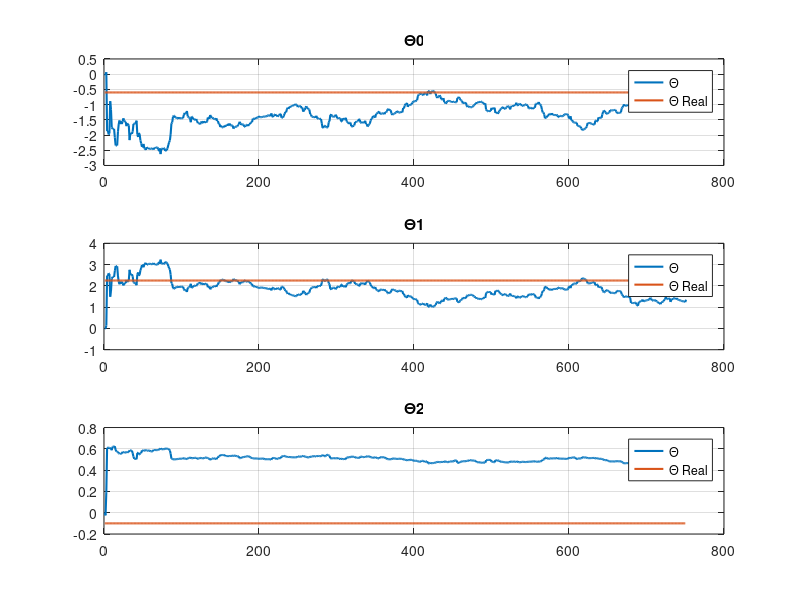

The MATLAB script that drew this image: (Note: this script raises an error after producing the figure.)
%Generate Data
clc
clear all
close all
%u=unifrnd(0,1,1000,1);
load('u')
load('n1')
load('n2')
load('n3')
%% noise
% n1 = wgn(1,1000,1);
% n1=(n1-mean(n1));
% mean_noise=mean(n1)
% var_noise=var(n1)

%%
noise=n3';% noise variance (transpose)
y=-0.6*u.^2 + 2.25*u.^3 - 0.1*u.^2 - 0.1*u.^3 - 0.1*noise ;
X=[u.^2 u.^3 u.^2+u.^3];
theta_a=[-0.6 2.25 -0.1]'*ones(1,750);
lambda=0.99 ;
%P0=1e6*eye(5);
P0=1000*eye(3); 
theta(:,1)=[0;0;0];
utrain=u(1:750,1)';
utest=u(751:1000,1)';
xtest=X(751:1000,1:3);
ytest=y(751:1000,1);
%%
for i=1:750
    X=[utrain(i).^2 utrain(i).^3 utrain(i).^2 + utrain(i).^3]';
    P=(P0/lambda)*(eye(3)-(X*X'*P0)/(lambda+X'*P0*X));
    Y= -0.6*utrain(i).^2 + 2.25*utrain(i).^3 - 0.1*utrain(i).^2 - 0.1*utrain(i).^3 - 0.1*noise(i,1) ;
    theta(:,i+1)=theta(:,i)-P*X*(X'*theta(:,i)-Y);
    P0=P;
    Cov_eig(:,i) = eig(P);

%% reset
%    if mod(i,100)==0
%    P0=1^1*eye(3);
%    end
end
%% plot
figure(2)
for i=1:3
subplot(3,1,i)
plot(theta(i,:),'linewidth',1.5)
hold on
plot(theta_a(i,:),'linewidth',1.5)
h=[0;1;2]; 
a=strcat('\Theta',num2str(h(i)));
legend('\Theta','\Theta Real')
title(a)
grid on
end
for i=1:3
    m(i)=mse(theta_a(i,1:750)-theta(i,1:750));
end
display(mean(m),'Mean of parameter errors ')
%%
Tetha1 = theta(:,end);
Theta2 = [Tetha1(1) Tetha1(2) Tetha1(3)];
yhat=xtest*Theta2';
e=ytest-yhat;
I=e'*e;

%% figure
%%input_output
figure;
plot(utest,yhat,'r*');
%axis([0 1 -1 1])

hold on
plot(utest,ytest,'bO');
%axis([0 1 -1.5 1.5])

legend('Estimated','Real');
grid on;
xlabel('input');
ylabel('output');
%%error bar

figure;
plot(utest,e,'ko');
legend('Error on test data');
%axis([0 1 -1.5 1.5])
display(mse(e),'Mean squared normalized error ')
grid on;
xlabel('input');
ylabel('Error');

sigma2=((e'*e)/(250-3));                     %%N-n
cov_tetahat=(sigma2)*(inv(xtest'*xtest));
covyhat=xtest*cov_tetahat*xtest';
error_band_pos=yhat+sqrt(diag(covyhat));
error_band_neg=yhat-sqrt(diag(covyhat));

figure;
plot(utest,error_band_pos,'ko',utest,error_band_neg,'ko',utest,yhat,'g*');
legend('Error Bar');
grid on;
xlabel('input');
%axis([0 1 -1 0])

title('Error Bar')

